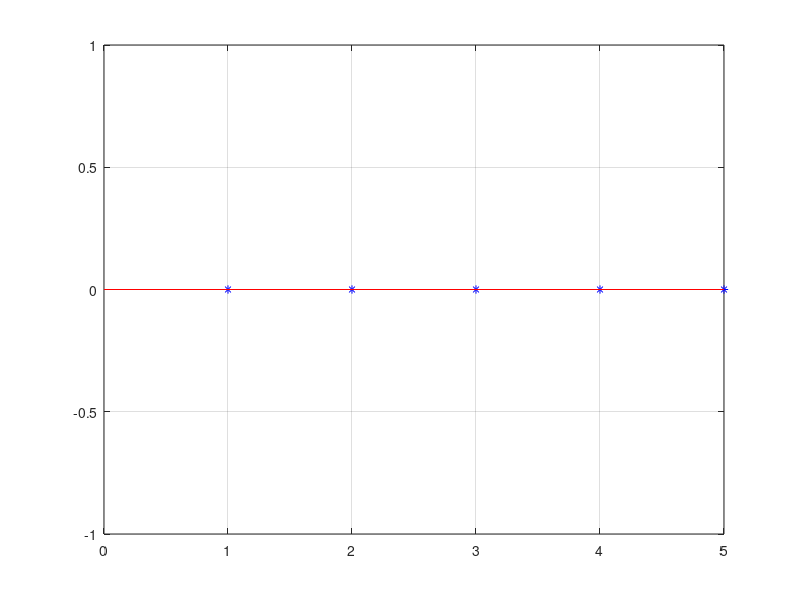

This chart was generated by the following MATLAB code:
clear
number=input('number of throws	:')
point1=ceil(6*rand(1,number));
point2=ceil(6*rand(1,number));
result=point1+point2;
result=(result==6);
s=0;
for i=1:number
	s=s+result(i);
	propobality(i)=s/i;
end
r=propobality(number);
fprintf('The propobality is %1.5f\n',r)
figure(1)
clf
plot(propobality,'*b')
hold on
grid on
plot([0,number],[r,r],'r')
